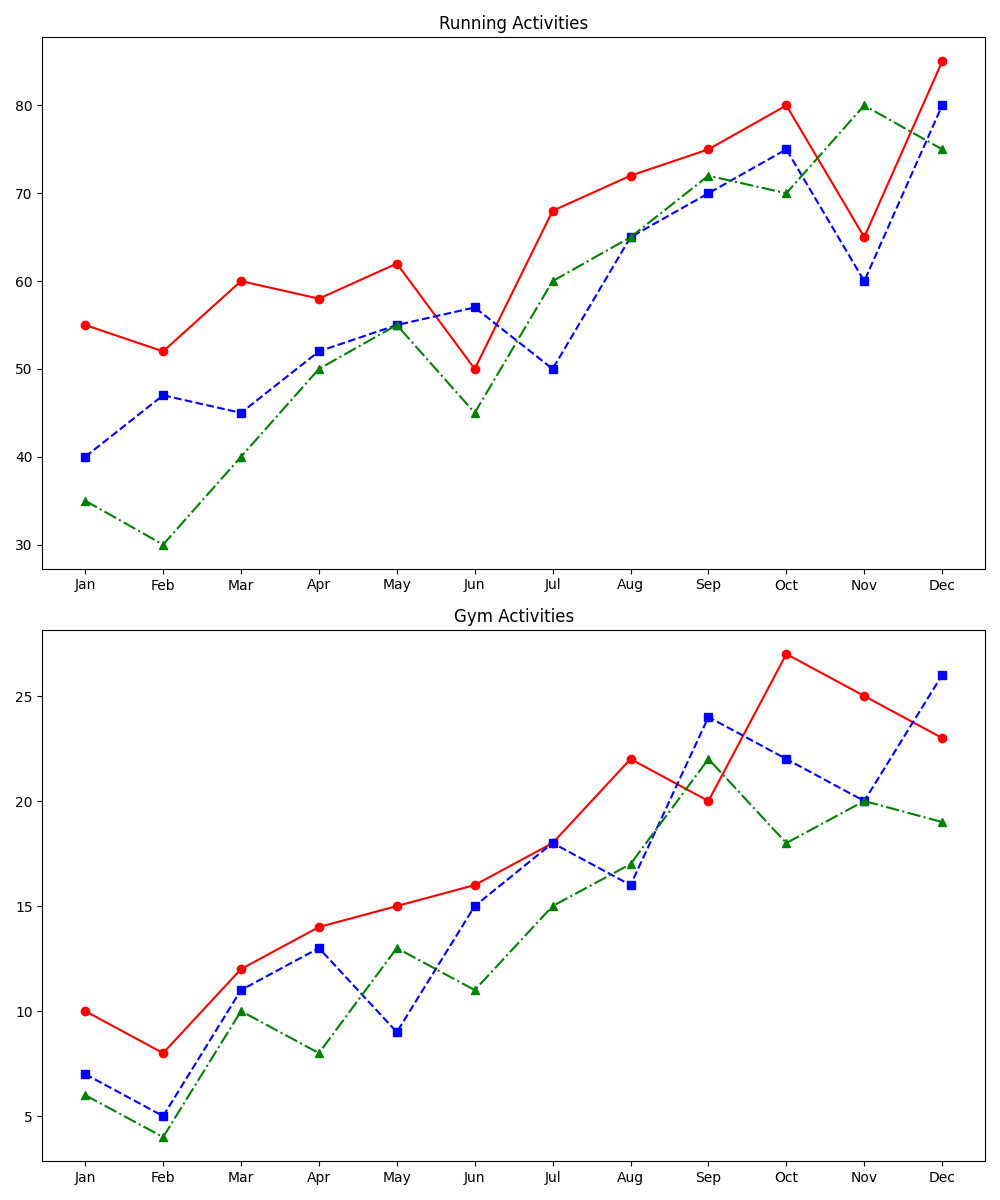

Generate this figure with Python:
import matplotlib.pyplot as plt
import numpy as np

months = np.array(['Jan', 'Feb', 'Mar', 'Apr', 'May', 'Jun', 'Jul', 'Aug', 'Sep', 'Oct', 'Nov', 'Dec'])

alice_running = [55, 52, 60, 58, 62, 50, 68, 72, 75, 80, 65, 85]
bob_running = [40, 47, 45, 52, 55, 57, 50, 65, 70, 75, 60, 80]
charlie_running = [35, 30, 40, 50, 55, 45, 60, 65, 72, 70, 80, 75]

alice_gym = [10, 8, 12, 14, 15, 16, 18, 22, 20, 27, 25, 23]
bob_gym = [7, 5, 11, 13, 9, 15, 18, 16, 24, 22, 20, 26]
charlie_gym = [6, 4, 10, 8, 13, 11, 15, 17, 22, 18, 20, 19]

fig, (ax1, ax2) = plt.subplots(2, 1, figsize=(10, 12))

# Changed color assignments
ax1.plot(months, alice_running, marker='o', linestyle='-', color='red')   # Changed from 'blue' to 'red'
ax1.plot(months, bob_running, marker='s', linestyle='--', color='blue')   # Changed from 'green' to 'blue'
ax1.plot(months, charlie_running, marker='^', linestyle='-.', color='green') # Changed from 'red' to 'green'
ax1.set_title('Running Activities')

ax2.plot(months, alice_gym, marker='o', linestyle='-', color='red')      # Changed from 'blue' to 'red'
ax2.plot(months, bob_gym, marker='s', linestyle='--', color='blue')      # Changed from 'green' to 'blue'
ax2.plot(months, charlie_gym, marker='^', linestyle='-.', color='green')  # Changed from 'red' to 'green'
ax2.set_title('Gym Activities')

plt.tight_layout()
plt.show()
